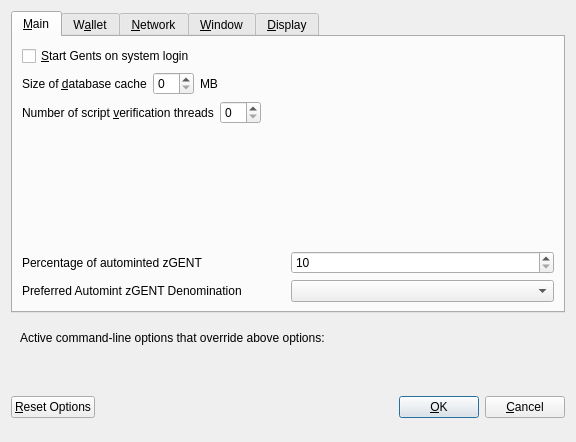
<?xml version="1.0" encoding="UTF-8"?>
<ui version="4.0">
 <class>OptionsDialog</class>
 <widget class="QDialog" name="OptionsDialog">
  <property name="geometry">
   <rect>
    <x>0</x>
    <y>0</y>
    <width>576</width>
    <height>442</height>
   </rect>
  </property>
  <property name="windowTitle">
   <string>Options</string>
  </property>
  <property name="modal">
   <bool>true</bool>
  </property>
  <layout class="QVBoxLayout" name="verticalLayout">
   <item>
    <widget class="QTabWidget" name="tabWidget">
     <property name="currentIndex">
      <number>0</number>
     </property>
     <widget class="QWidget" name="tabMain">
      <attribute name="title">
       <string>&amp;Main</string>
      </attribute>
      <layout class="QVBoxLayout" name="verticalLayout_Main">
       <item>
        <widget class="QCheckBox" name="bitcoinAtStartup">
         <property name="toolTip">
          <string>Automatically start Gents after logging in to the system.</string>
         </property>
         <property name="text">
          <string>&amp;Start Gents on system login</string>
         </property>
        </widget>
       </item>
       <item>
        <layout class="QHBoxLayout" name="horizontalLayout_2_Main">
         <item>
          <widget class="QLabel" name="databaseCacheLabel">
           <property name="text">
            <string>Size of &amp;database cache</string>
           </property>
           <property name="textFormat">
            <enum>Qt::PlainText</enum>
           </property>
           <property name="buddy">
            <cstring>databaseCache</cstring>
           </property>
          </widget>
         </item>
         <item>
          <widget class="QSpinBox" name="databaseCache"/>
         </item>
         <item>
          <widget class="QLabel" name="databaseCacheUnitLabel">
           <property name="text">
            <string>MB</string>
           </property>
           <property name="textFormat">
            <enum>Qt::PlainText</enum>
           </property>
          </widget>
         </item>
         <item>
          <spacer name="horizontalSpacer_2_Main">
           <property name="orientation">
            <enum>Qt::Horizontal</enum>
           </property>
           <property name="sizeHint" stdset="0">
            <size>
             <width>40</width>
             <height>20</height>
            </size>
           </property>
          </spacer>
         </item>
        </layout>
       </item>
       <item>
        <layout class="QHBoxLayout" name="horizontalLayout_3_Main">
         <item>
          <widget class="QLabel" name="threadsScriptVerifLabel">
           <property name="text">
            <string>Number of script &amp;verification threads</string>
           </property>
           <property name="textFormat">
            <enum>Qt::PlainText</enum>
           </property>
           <property name="buddy">
            <cstring>threadsScriptVerif</cstring>
           </property>
          </widget>
         </item>
         <item>
          <widget class="QSpinBox" name="threadsScriptVerif">
           <property name="toolTip">
            <string>(0 = auto, &lt;0 = leave that many cores free)</string>
           </property>
          </widget>
         </item>
         <item>
          <spacer name="horizontalSpacer_3_Main">
           <property name="orientation">
            <enum>Qt::Horizontal</enum>
           </property>
           <property name="sizeHint" stdset="0">
            <size>
             <width>40</width>
             <height>20</height>
            </size>
           </property>
          </spacer>
         </item>
        </layout>
       </item>
       <item>
        <spacer name="verticalSpacer_2">
         <property name="orientation">
          <enum>Qt::Vertical</enum>
         </property>
         <property name="sizeHint" stdset="0">
          <size>
           <width>20</width>
           <height>40</height>
          </size>
         </property>
        </spacer>
       </item>
       <item>
        <layout class="QHBoxLayout" name="horizontalLayout_3">
         <item>
          <widget class="QLabel" name="percentage_label">
           <property name="toolTip">
            <string>Percentage of incoming GENT which get automatically converted to zGENT via Zerocoin Protocol (min: 10%)</string>
           </property>
           <property name="text">
            <string>Percentage of autominted zGENT</string>
           </property>
          </widget>
         </item>
         <item>
          <widget class="QSpinBox" name="zeromintPercentage">
           <property name="minimum">
            <number>10</number>
           </property>
           <property name="maximum">
            <number>100</number>
           </property>
          </widget>
         </item>
        </layout>
       </item>
       <item>
        <layout class="QHBoxLayout" name="horizontalLayout" stretch="0,0">
         <property name="sizeConstraint">
          <enum>QLayout::SetFixedSize</enum>
         </property>
         <item>
          <widget class="QLabel" name="labelPreferredDenom">
           <property name="maximumSize">
            <size>
             <width>16777215</width>
             <height>16777215</height>
            </size>
           </property>
           <property name="toolTip">
            <string>Wait with automatic conversion to Zerocoin until enough GENT for this denomination is available</string>
           </property>
           <property name="text">
            <string>Preferred Automint zGENT Denomination</string>
           </property>
          </widget>
         </item>
         <item>
          <widget class="QComboBox" name="preferredDenom">
           <property name="maximumSize">
            <size>
             <width>16777215</width>
             <height>27</height>
            </size>
           </property>
           <property name="toolTip">
            <string>Wait with automatic conversion to Zerocoin until enough GENT for this denomination is available</string>
           </property>
           <property name="maxVisibleItems">
            <number>9</number>
           </property>
           <property name="maxCount">
            <number>9</number>
           </property>
          </widget>
         </item>
        </layout>
       </item>
      </layout>
     </widget>
     <widget class="QWidget" name="tabWallet">
      <attribute name="title">
       <string>W&amp;allet</string>
      </attribute>
      <layout class="QVBoxLayout" name="verticalLayout_Wallet">
       <item>
        <widget class="QGroupBox" name="groupBox">
         <property name="title">
          <string>Expert</string>
         </property>
         <layout class="QVBoxLayout" name="verticalLayout_2">
          <item>
           <widget class="QCheckBox" name="coinControlFeatures">
            <property name="toolTip">
             <string>Whether to show coin control features or not.</string>
            </property>
            <property name="text">
             <string>Enable coin &amp;control features</string>
            </property>
           </widget>
          </item>
          <item>
           <widget class="QCheckBox" name="showMasternodesTab">
            <property name="toolTip">
             <string>Show additional tab listing all your masternodes in first sub-tab&lt;br/&gt;and all masternodes on the network in second sub-tab.</string>
            </property>
            <property name="text">
             <string>Show Masternodes Tab</string>
            </property>
           </widget>
          </item>
          <item>
           <widget class="QCheckBox" name="spendZeroConfChange">
            <property name="toolTip">
             <string>If you disable the spending of unconfirmed change, the change from a transaction&lt;br/&gt;cannot be used until that transaction has at least one confirmation.&lt;br/&gt;This also affects how your balance is computed.</string>
            </property>
            <property name="text">
             <string>&amp;Spend unconfirmed change</string>
            </property>
           </widget>
          </item>
         </layout>
        </widget>
       </item>
       <item>
        <spacer name="verticalSpacer_Wallet">
         <property name="orientation">
          <enum>Qt::Vertical</enum>
         </property>
         <property name="sizeHint" stdset="0">
          <size>
           <width>20</width>
           <height>40</height>
          </size>
         </property>
        </spacer>
       </item>
      </layout>
     </widget>
     <widget class="QWidget" name="tabNetwork">
      <attribute name="title">
       <string>&amp;Network</string>
      </attribute>
      <layout class="QVBoxLayout" name="verticalLayout_Network">
       <item>
        <widget class="QCheckBox" name="mapPortUpnp">
         <property name="toolTip">
          <string>Automatically open the Gents client port on the router. This only works when your router supports UPnP and it is enabled.</string>
         </property>
         <property name="text">
          <string>Map port using &amp;UPnP</string>
         </property>
        </widget>
       </item>
       <item>
        <widget class="QCheckBox" name="allowIncoming">
         <property name="toolTip">
          <string>Accept connections from outside</string>
         </property>
         <property name="text">
          <string>Allow incoming connections</string>
         </property>
        </widget>
       </item>
       <item>
        <widget class="QCheckBox" name="connectSocks">
         <property name="toolTip">
          <string>Connect to the Gents network through a SOCKS5 proxy.</string>
         </property>
         <property name="text">
          <string>&amp;Connect through SOCKS5 proxy (default proxy):</string>
         </property>
        </widget>
       </item>
       <item>
        <layout class="QHBoxLayout" name="horizontalLayout_1_Network">
         <item>
          <widget class="QLabel" name="proxyIpLabel">
           <property name="text">
            <string>Proxy &amp;IP:</string>
           </property>
           <property name="textFormat">
            <enum>Qt::PlainText</enum>
           </property>
           <property name="buddy">
            <cstring>proxyIp</cstring>
           </property>
          </widget>
         </item>
         <item>
          <widget class="QValidatedLineEdit" name="proxyIp">
           <property name="minimumSize">
            <size>
             <width>140</width>
             <height>0</height>
            </size>
           </property>
           <property name="maximumSize">
            <size>
             <width>140</width>
             <height>16777215</height>
            </size>
           </property>
           <property name="toolTip">
            <string>IP address of the proxy (e.g. IPv4: 127.0.0.1 / IPv6: ::1)</string>
           </property>
          </widget>
         </item>
         <item>
          <widget class="QLabel" name="proxyPortLabel">
           <property name="text">
            <string>&amp;Port:</string>
           </property>
           <property name="textFormat">
            <enum>Qt::PlainText</enum>
           </property>
           <property name="buddy">
            <cstring>proxyPort</cstring>
           </property>
          </widget>
         </item>
         <item>
          <widget class="QLineEdit" name="proxyPort">
           <property name="minimumSize">
            <size>
             <width>55</width>
             <height>0</height>
            </size>
           </property>
           <property name="maximumSize">
            <size>
             <width>55</width>
             <height>16777215</height>
            </size>
           </property>
           <property name="toolTip">
            <string>Port of the proxy (e.g. 9050)</string>
           </property>
          </widget>
         </item>
         <item>
          <spacer name="horizontalSpacer_1_Network">
           <property name="orientation">
            <enum>Qt::Horizontal</enum>
           </property>
           <property name="sizeHint" stdset="0">
            <size>
             <width>40</width>
             <height>20</height>
            </size>
           </property>
          </spacer>
         </item>
        </layout>
       </item>
       <item>
        <spacer name="verticalSpacer_Network">
         <property name="orientation">
          <enum>Qt::Vertical</enum>
         </property>
         <property name="sizeHint" stdset="0">
          <size>
           <width>20</width>
           <height>40</height>
          </size>
         </property>
        </spacer>
       </item>
      </layout>
     </widget>
     <widget class="QWidget" name="tabWindow">
      <attribute name="title">
       <string>&amp;Window</string>
      </attribute>
      <layout class="QVBoxLayout" name="verticalLayout_Window">
       <item>
        <widget class="QCheckBox" name="minimizeToTray">
         <property name="toolTip">
          <string>Show only a tray icon after minimizing the window.</string>
         </property>
         <property name="text">
          <string>&amp;Minimize to the tray instead of the taskbar</string>
         </property>
        </widget>
       </item>
       <item>
        <widget class="QCheckBox" name="minimizeOnClose">
         <property name="toolTip">
          <string>Minimize instead of exit the application when the window is closed. When this option is enabled, the application will be closed only after selecting Quit in the menu.</string>
         </property>
         <property name="text">
          <string>M&amp;inimize on close</string>
         </property>
        </widget>
       </item>
       <item>
        <spacer name="verticalSpacer_Window">
         <property name="orientation">
          <enum>Qt::Vertical</enum>
         </property>
         <property name="sizeHint" stdset="0">
          <size>
           <width>20</width>
           <height>40</height>
          </size>
         </property>
        </spacer>
       </item>
      </layout>
     </widget>
     <widget class="QWidget" name="tabDisplay">
      <attribute name="title">
       <string>&amp;Display</string>
      </attribute>
      <layout class="QVBoxLayout" name="verticalLayout_Display">
       <item>
        <layout class="QHBoxLayout" name="horizontalLayout_1_Display">
         <item>
          <widget class="QLabel" name="langLabel">
           <property name="text">
            <string>User Interface &amp;language:</string>
           </property>
           <property name="textFormat">
            <enum>Qt::PlainText</enum>
           </property>
           <property name="buddy">
            <cstring>lang</cstring>
           </property>
          </widget>
         </item>
         <item>
          <widget class="QValueComboBox" name="lang">
           <property name="toolTip">
            <string>The user interface language can be set here. This setting will take effect after restarting Gents.</string>
           </property>
          </widget>
         </item>
        </layout>
       </item>
       <item>
        <widget class="QLabel" name="label_3">
         <property name="toolTip">
          <string notr="true"/>
         </property>
         <property name="statusTip">
          <string notr="true"/>
         </property>
         <property name="whatsThis">
          <string notr="true"/>
         </property>
         <property name="accessibleName">
          <string notr="true"/>
         </property>
         <property name="text">
          <string>Language missing or translation incomplete? Help contributing translations here:
https://www.transifex.com/gents-project/gents-project-translations</string>
         </property>
         <property name="wordWrap">
          <bool>true</bool>
         </property>
         <property name="openExternalLinks">
          <bool>true</bool>
         </property>
         <property name="textInteractionFlags">
          <set>Qt::TextBrowserInteraction</set>
         </property>
        </widget>
       </item>
       <item>
        <layout class="QHBoxLayout" name="horizontalLayout_4_Display" stretch="0,0">
         <item>
          <widget class="QLabel" name="themeLabel">
           <property name="text">
            <string>User Interface Theme:</string>
           </property>
          </widget>
         </item>
         <item>
          <widget class="QValueComboBox" name="theme"/>
         </item>
        </layout>
       </item>
       <item>
        <widget class="Line" name="line">
         <property name="orientation">
          <enum>Qt::Horizontal</enum>
         </property>
        </widget>
       </item>
       <item>
        <layout class="QHBoxLayout" name="horizontalLayout_2_Display">
         <item>
          <widget class="QLabel" name="unitLabel">
           <property name="text">
            <string>&amp;Unit to show amounts in:</string>
           </property>
           <property name="textFormat">
            <enum>Qt::PlainText</enum>
           </property>
           <property name="buddy">
            <cstring>unit</cstring>
           </property>
          </widget>
         </item>
         <item>
          <widget class="QValueComboBox" name="unit">
           <property name="toolTip">
            <string>Choose the default subdivision unit to show in the interface and when sending coins.</string>
           </property>
          </widget>
         </item>
        </layout>
       </item>
       <item>
        <layout class="QHBoxLayout" name="horizontalLayout_5_Display">
         <item>
          <widget class="QLabel" name="digitsLabel">
           <property name="text">
            <string>Decimal digits</string>
           </property>
          </widget>
         </item>
         <item>
          <widget class="QValueComboBox" name="digits"/>
         </item>
        </layout>
       </item>
       <item>
        <layout class="QHBoxLayout" name="horizontalLayout_3_Display">
         <item>
          <widget class="QLabel" name="thirdPartyTxUrlsLabel">
           <property name="toolTip">
            <string>Third party URLs (e.g. a block explorer) that appear in the transactions tab as context menu items. %s in the URL is replaced by transaction hash. Multiple URLs are separated by vertical bar |.</string>
           </property>
           <property name="text">
            <string>Third party transaction URLs</string>
           </property>
           <property name="buddy">
            <cstring>thirdPartyTxUrls</cstring>
           </property>
          </widget>
         </item>
         <item>
          <widget class="QLineEdit" name="thirdPartyTxUrls">
           <property name="toolTip">
            <string>Third party URLs (e.g. a block explorer) that appear in the transactions tab as context menu items. %s in the URL is replaced by transaction hash. Multiple URLs are separated by vertical bar |.</string>
           </property>
          </widget>
         </item>
        </layout>
       </item>
       <item>
        <spacer name="verticalSpacer">
         <property name="orientation">
          <enum>Qt::Vertical</enum>
         </property>
         <property name="sizeHint" stdset="0">
          <size>
           <width>20</width>
           <height>40</height>
          </size>
         </property>
        </spacer>
       </item>
      </layout>
     </widget>
    </widget>
   </item>
   <item>
    <widget class="QFrame" name="frame">
     <layout class="QVBoxLayout" name="verticalLayout_Bottom">
      <item>
       <layout class="QHBoxLayout" name="horizontalLayout_Bottom">
        <item>
         <widget class="QLabel" name="overriddenByCommandLineInfoLabel">
          <property name="text">
           <string>Active command-line options that override above options:</string>
          </property>
          <property name="textFormat">
           <enum>Qt::PlainText</enum>
          </property>
         </widget>
        </item>
        <item>
         <spacer name="horizontalSpacer_Bottom">
          <property name="orientation">
           <enum>Qt::Horizontal</enum>
          </property>
          <property name="sizeHint" stdset="0">
           <size>
            <width>40</width>
            <height>20</height>
           </size>
          </property>
         </spacer>
        </item>
       </layout>
      </item>
      <item>
       <widget class="QLabel" name="overriddenByCommandLineLabel">
        <property name="text">
         <string/>
        </property>
        <property name="textFormat">
         <enum>Qt::PlainText</enum>
        </property>
        <property name="wordWrap">
         <bool>true</bool>
        </property>
       </widget>
      </item>
     </layout>
    </widget>
   </item>
   <item>
    <layout class="QHBoxLayout" name="horizontalLayout_Buttons">
     <item>
      <widget class="QPushButton" name="resetButton">
       <property name="toolTip">
        <string>Reset all client options to default.</string>
       </property>
       <property name="text">
        <string>&amp;Reset Options</string>
       </property>
       <property name="autoDefault">
        <bool>false</bool>
       </property>
      </widget>
     </item>
     <item>
      <spacer name="horizontalSpacer_1">
       <property name="orientation">
        <enum>Qt::Horizontal</enum>
       </property>
       <property name="sizeHint" stdset="0">
        <size>
         <width>40</width>
         <height>48</height>
        </size>
       </property>
      </spacer>
     </item>
     <item>
      <widget class="QLabel" name="statusLabel">
       <property name="minimumSize">
        <size>
         <width>200</width>
         <height>0</height>
        </size>
       </property>
       <property name="font">
        <font>
         <weight>75</weight>
         <bold>true</bold>
        </font>
       </property>
       <property name="text">
        <string/>
       </property>
       <property name="textFormat">
        <enum>Qt::PlainText</enum>
       </property>
       <property name="wordWrap">
        <bool>true</bool>
       </property>
      </widget>
     </item>
     <item>
      <spacer name="horizontalSpacer_2">
       <property name="orientation">
        <enum>Qt::Horizontal</enum>
       </property>
       <property name="sizeHint" stdset="0">
        <size>
         <width>40</width>
         <height>48</height>
        </size>
       </property>
      </spacer>
     </item>
     <item>
      <widget class="QPushButton" name="okButton">
       <property name="text">
        <string>&amp;OK</string>
       </property>
       <property name="autoDefault">
        <bool>false</bool>
       </property>
       <property name="default">
        <bool>true</bool>
       </property>
      </widget>
     </item>
     <item>
      <widget class="QPushButton" name="cancelButton">
       <property name="text">
        <string>&amp;Cancel</string>
       </property>
       <property name="autoDefault">
        <bool>false</bool>
       </property>
      </widget>
     </item>
    </layout>
   </item>
  </layout>
 </widget>
 <customwidgets>
  <customwidget>
   <class>QValidatedLineEdit</class>
   <extends>QLineEdit</extends>
   <header>qvalidatedlineedit.h</header>
  </customwidget>
  <customwidget>
   <class>QValueComboBox</class>
   <extends>QComboBox</extends>
   <header>qvaluecombobox.h</header>
  </customwidget>
 </customwidgets>
 <resources/>
 <connections/>
</ui>
